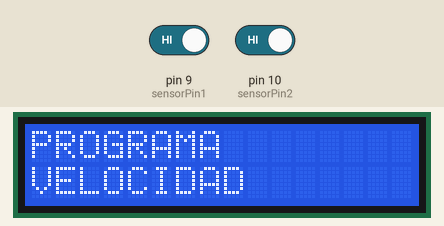
Simulated run of this sketch. Board: Arduino Uno, built with avr-gcc and run on an emulated ATmega328P. On the bench: 16×2 character LCD. Inputs (shaded band) come from the test bench; at power-on: pin 9 (sensorPin1) HIGH, pin 10 (sensorPin2) HIGH.

Above: at 1.2 s.
1.3 s: pin 9 (sensorPin1) driven LOW
At 2.1 s:
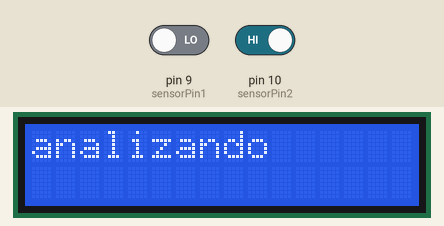
4.3 s: pin 10 (sensorPin2) driven LOW
At 6.6 s:
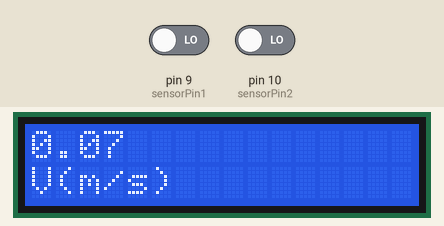
7.0 s: pin 10 (sensorPin2) driven HIGH
At 8.5 s:
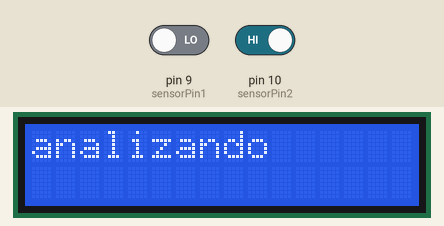
10.0 s: pin 10 (sensorPin2) driven LOW
At 12.35 s:
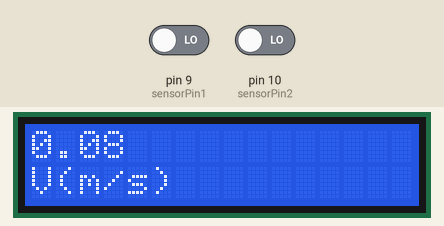
13.0 s: pin 10 (sensorPin2) driven HIGH
At 14.2 s:
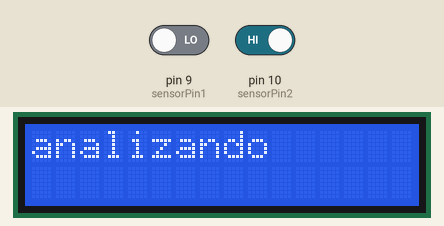
16.0 s: pin 10 (sensorPin2) driven LOW
At 17.1 s:
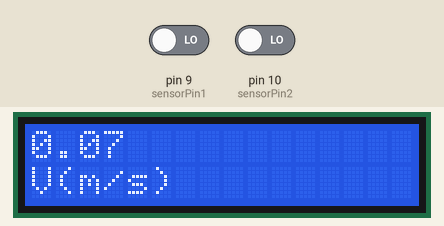
Timing chart, 0 to 19.0 s (numbered marks = the images above; inputs shaded):
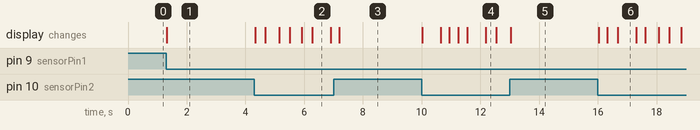

Measured:
- after the input at 1.3 s, the display: changes at once (image 1)
- after the input at 4.3 s, the display: first changes at once (image 2 shows a later state)
- after the input at 7.0 s, the display: changes after 0.20 s (image 3)
- after the input at 10.0 s, the display: first changes at once (image 4 shows a later state)
- after the input at 13.0 s, the display: changes at once (image 5)
- after the input at 16.0 s, the display: changes at once (image 6)
- what the display in image 2 shows lasts 0.6 s, from 6.3 s to 6.9 s

The sketch:

CodigoProyectoFisica.ino
```cpp
#include <time.h>
#include <LiquidCrystal_I2C.h>

LiquidCrystal_I2C lcd(0x27,16,2);
const int sensorPin1 = 9;
const int sensorPin2 = 10;
const float g = 9.8;
const float myu = 0.15;
const float m1 = 0.011;
const float m2 = 0.018;

float aceleracion = g*(m2 - (myu*m1))/(m2 + m1);


//unidades en metros.
const double Xi = 0.06;
const double Xf = 0.26;
const double dX = Xf - Xi;

double Ti, Tf, dT, V;
//------------------------

bool aux = true;


void setup() {
  Serial.begin(9600);   //iniciar puerto serie

  pinMode(sensorPin1 , INPUT);  //definir pin como input
  pinMode(sensorPin2 , INPUT);

  lcd.init();
  lcd.backlight();
  lcd.clear();
  lcd.setCursor(0,0);
  lcd.print("PROGRAMA");
  lcd.setCursor(0,1);
  lcd.print("VELOCIDAD");
}

void loop(){

  //output del sensor 1.
  int output_s1 = digitalRead(sensorPin1);

  //entrada primer sensor.
  if (!output_s1) {
    Ti = millis();

    lcd.clear();
    lcd.setCursor(0,0);
    lcd.print("analizando");

    aux = true;//abre la entrada al segundo sensor.
  }

  //output del sensor 2.
  int output_s2 = digitalRead(sensorPin2);

  //entrada segundo sensor.
  if (!output_s2 && aux) {
    Tf = millis();

    //diferencia entre tiempos.
    dT = Tf - Ti;
    dT = dT / 1000; //convercion a segundos.

    V = aceleracion*dT; //velocudad mrua.

    lcd.clear();
    lcd.setCursor(0,0);
    lcd.print(V);
    lcd.setCursor(0,1);
    lcd.print("V(m/s)");

    aux = false;//cierra el paso del segundo sensor.
  }
}
```
